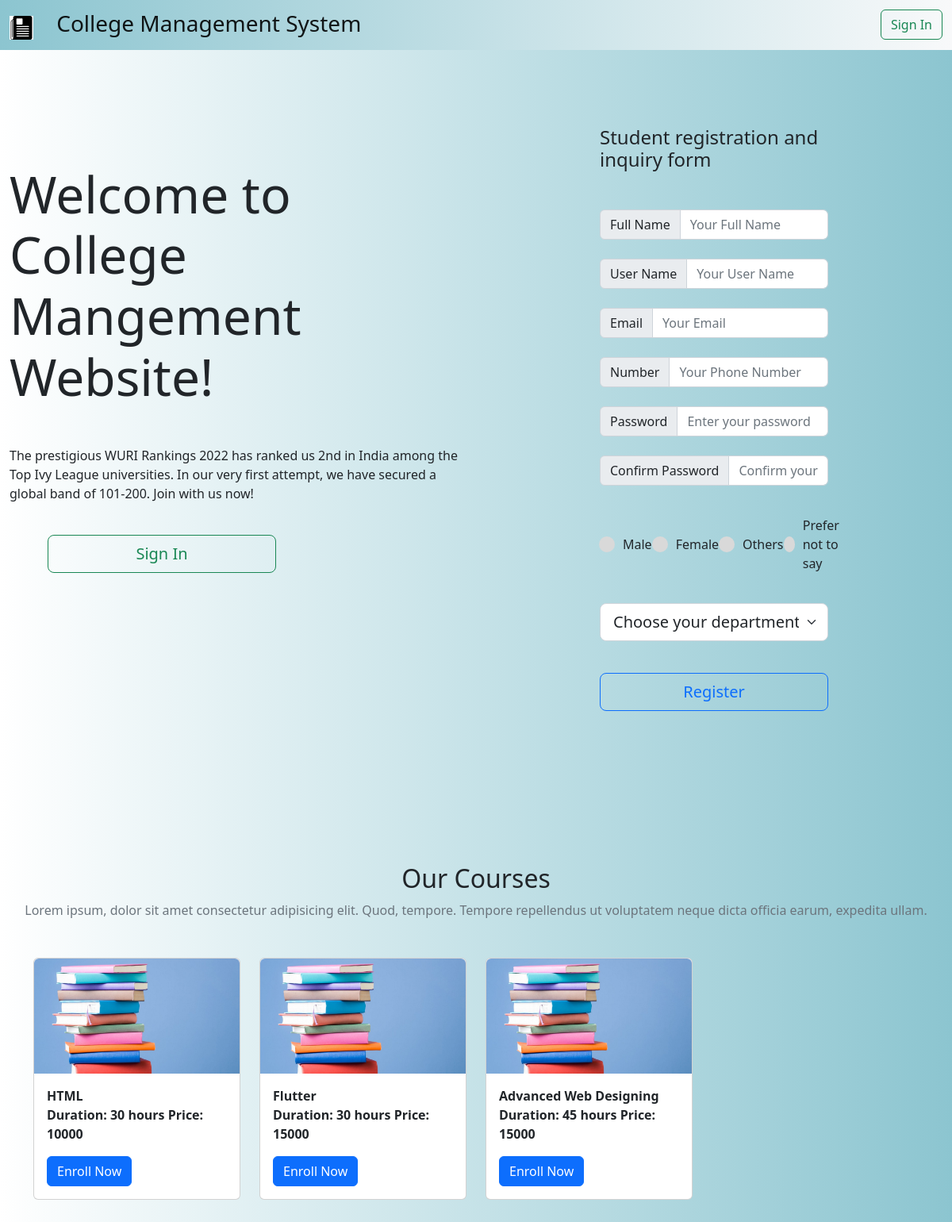
Before: / with the older database file.
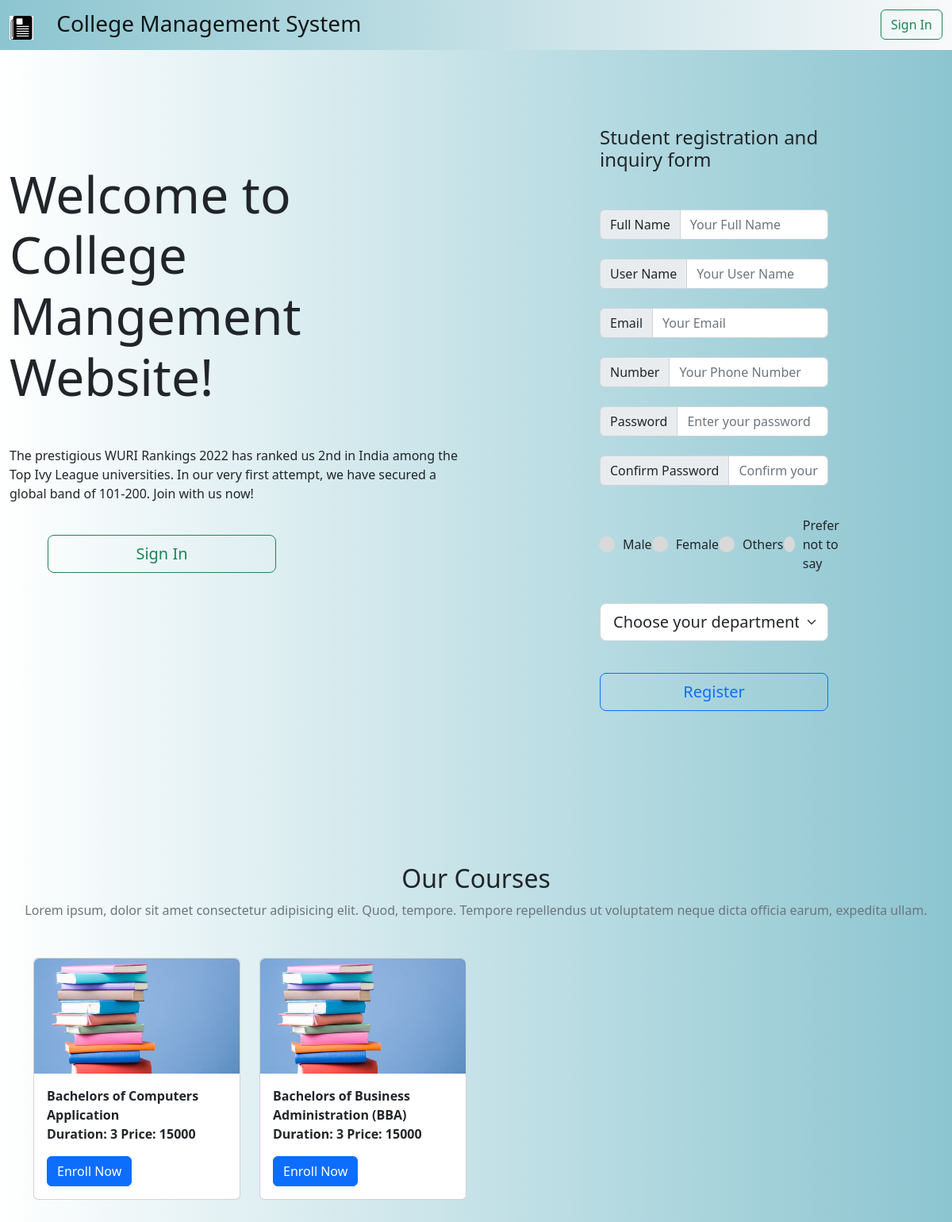
After: the same page with the newer database file.
### tables this page shows
CREATE TABLE IF NOT EXISTS `courses` (
  `id` int NOT NULL AUTO_INCREMENT,
  `course_name` text NOT NULL,
  `category` text NOT NULL,
  `duration` int NOT NULL,
  `price` int NOT NULL,
  `date_added` datetime NOT NULL DEFAULT CURRENT_TIMESTAMP,
  `course_image` text NOT NULL,
  PRIMARY KEY (`id`)
);

### index.php (the view, shortened to what this page needs)
<?php include('includes/config.php'); ?>
<!DOCTYPE html>
<html lang="en">
<head>
  <link href="https://cdn.jsdelivr.net/npm/bootstrap@5.2.0-beta1/dist/css/bootstrap.min.css" rel="stylesheet">
  <link rel="stylesheet" href="style.css">
</head>
<body style="background: linear-gradient(-450deg, #8cc5d0, transparent);">
  <nav class="navbar navbar-expand-lg bg-light" style="background: linear-gradient(450deg, #8cc5d0, transparent);">
    <div class="container-fluid">
      <a href="index.php" class="navbar-brand">
        <img id="college-logo" src="images/logo.svg" alt="College Logo" draggable="false" height="30" />
        <span class="mx-4 h3">College Management System</span>
      </a>
      <div class="collapse navbar-collapse" id="navbarSupportedContent">
        <?php if (!isset($_SESSION['signIn']) and !isset($_SESSION['student'])) { ?>
          <form class="d-flex float-right" role="search">
            <a class="btn btn-outline-success" href="signIn.php">Sign In</a>
          </form>
        <?php } ?>
      </div>
    </div>
  </nav>
  <div class="container-fluid my-5">
    <div class="row">
      <div class="col-lg-6 my-5">
        <h1 class="display-3 my-5">Welcome to College Mangement Website!</h1>
        <p class="my-4">The prestigious WURI Rankings 2022 has ranked us 2nd in India among the Top Ivy League
          universities. In our very first attempt, we have secured a global band of 101-200. Join with us now!</p>
        <?php if (!isset($_SESSION['signIn']) and !isset($_SESSION['student'])) { ?>
          <a href="signIn.php" class="btn btn-lg btn-outline-success my-3 mx-5 col-lg-6">Sign In </a>
        <?php } ?>
      </div>
      <?php if (!isset($_SESSION['signIn']) and !isset($_SESSION['student'])) { ?>
        <div class="col-lg-6 my-5">
          <div class="w-50 mx-auto">
            <h4>Student registration and inquiry form</h4>
            <form action="#" method="POST" class="my-5">
              <div class="input-group mb-4">
                <span class="input-group-text" id="fullName">Full Name</span>
                <input type="text" class="form-control" placeholder="Your Full Name" aria-label="fullName" aria-describedby="fullName" required>
              </div>
              <div class="input-group mb-4">
                <span class="input-group-text" id="userName">User Name</span>
                <input type="text" class="form-control" placeholder="Your User Name" aria-label="userName" aria-describedby="userName" required>
              </div>
              <div class="input-group mb-4">
                <span class="input-group-text" id="email">Email</span>
                <input type="email" class="form-control" placeholder="Your Email" aria-label="email" aria-describedby="email" required>
              </div>
              <div class="input-group mb-4">
                <span class="input-group-text" id="phNumber">Number</span>
                <input type="tel" class="form-control" placeholder="Your Phone Number" aria-label="phNumber" aria-describedby="phNumber" required>
              </div>
              <div class="input-group mb-4">
                <span class="input-group-text" id="pWord">Password</span>
                <input type="password" class="form-control" placeholder="Enter your password" aria-label="pWord" aria-describedby="pWord" required>
              </div>
              <div class="input-group mb-4">
                <span class="input-group-text" id="confPass">Confirm Password</span>
                <input type="password" class="form-control" placeholder="Confirm your password" aria-label="confPass" aria-describedby="confPass" required>
              </div>
              <div class="input-group mb-4 gender-details">
                <div class="category">
                  <label for="male">
                    <span class="dot one"></span>
                    <span class="gender">Male</span>
                  </label>
                  <label for="female">
                    <span class="dot two"></span>
                    <span class="gender">Female</span>
                  </label>
                  <label for="others">
                    <span class="dot three"></span>
                    <span class="gender">Others</span>
                  </label>
                  <label for="undefined">
                    <span class="dot four"></span>
                    <span class="gender">Prefer not to say</span>
                  </label>
                </div>
              </div>
              <div class="input-group mb-4">
                <select class="form-select form-select-lg mb-3" aria-label=".form-select-lg example">
                  <option hidden="true">Choose your department</option>
                </select>
              </div>
              <div class="input-group mb-4">
                <input type="submit" class="btn btn-lg btn-outline-primary col-12" value="Register">
              </div>
            </form>
          </div>
        </div>
    </div>
  </div>
<?php } ?>
<section class="py-5">
  <div class="text-center mb-5">
    <h2 class="font-weight-bold">Our Courses</h2>
    <p class="text-muted">Lorem ipsum, dolor sit amet consectetur adipisicing elit. Quod, tempore. Tempore repellendus ut voluptatem neque dicta officia earum, expedita ullam.</p>
  </div>
  <div class="container">
    <div class="row">
      <?php
      $query = mysqli_query($con, "SELECT * FROM courses ORDER BY id DESC LIMIT 0, 8");
      while($course = mysqli_fetch_object($query)) {
      ?>
      <div class="col-lg-3 mb-4">
        <div class="card">
          <div><img src="dist/uploads/<?php echo $course->course_image; ?>" class="img-fluid rounded-top" alt="Course Picture"></div>
          <div class="card-body">
            <b><?php echo $course->course_name; ?></b>
            <p class="card-text">
              <b>Duration: <?php echo $course->duration; ?></b>
              <b>Price: <?php echo $course->price ?></b>
            </p>
            <button class="btn btn-primary">Enroll Now</button>
          </div>
        </div>
      </div>
      <?php } ?>
    </div>
  </div>
</section>
</body>
</html>

### style.css (style rules this page uses)
form .gender-details .category { display: flex; width: 80%; margin: 14px 0; justify-content: space-between; }
.gender-details .category label { display: flex; align-items: center; }
.gender-details .category .dot { height: 20px; width: 20px; background: #D9D9D9; border-radius: 50%; margin-right: 10px; border: 5px solid transparent; transition: all 0.3s ease; }

Changed rows visible on the page:
removed courses: course_image (picture), course_name "HTML", duration "30 hours", price "10000"
changed courses: course_name "Flutter" → "Bachelors of Computers Application"; duration "30 hours" → "3"
changed courses: course_name "Advanced Web Designing" → "Bachelors of Business Administration (BBA)"; duration "45 hours" → "3"
